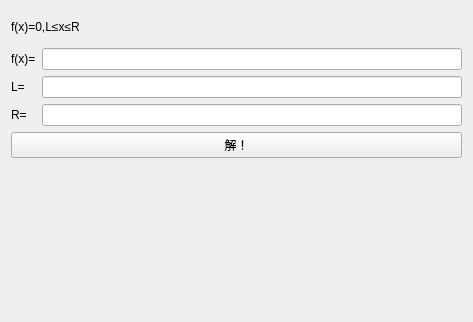
<?xml version="1.0" encoding="UTF-8"?>
<ui version="4.0">
 <class>ZeroPointOfMonotonicFunctionCalculatorWidgetClass</class>
 <widget class="QWidget" name="ZeroPointOfMonotonicFunctionCalculatorWidgetClass">
  <property name="geometry">
   <rect>
    <x>0</x>
    <y>0</y>
    <width>473</width>
    <height>322</height>
   </rect>
  </property>
  <property name="windowTitle">
   <string notr="true">单调函数零点</string>
  </property>
  <layout class="QGridLayout" name="gridLayout_4">
   <item row="0" column="0">
    <layout class="QGridLayout" name="gridLayout_3">
     <item row="0" column="0">
      <layout class="QGridLayout" name="gridLayout_2">
       <item row="0" column="0">
        <widget class="QLabel" name="label">
         <property name="text">
          <string notr="true">f(x)=0,L≤x≤R</string>
         </property>
        </widget>
       </item>
       <item row="1" column="0">
        <layout class="QGridLayout" name="gridLayout">
         <item row="0" column="0">
          <widget class="QLabel" name="label_2">
           <property name="text">
            <string notr="true">f(x)=</string>
           </property>
          </widget>
         </item>
         <item row="0" column="1">
          <widget class="QLineEdit" name="lineEditFX">
           <property name="text">
            <string notr="true"/>
           </property>
          </widget>
         </item>
         <item row="1" column="0">
          <widget class="QLabel" name="label_3">
           <property name="text">
            <string notr="true">L=</string>
           </property>
          </widget>
         </item>
         <item row="1" column="1">
          <widget class="QLineEdit" name="lineEditL">
           <property name="text">
            <string notr="true"/>
           </property>
          </widget>
         </item>
         <item row="2" column="0">
          <widget class="QLabel" name="label_4">
           <property name="text">
            <string notr="true">R=</string>
           </property>
          </widget>
         </item>
         <item row="2" column="1">
          <widget class="QLineEdit" name="lineEditR">
           <property name="text">
            <string notr="true"/>
           </property>
          </widget>
         </item>
        </layout>
       </item>
      </layout>
     </item>
     <item row="1" column="0">
      <widget class="QPushButton" name="pushButton">
       <property name="text">
        <string notr="true">解！</string>
       </property>
      </widget>
     </item>
    </layout>
   </item>
   <item row="1" column="0">
    <widget class="KatexViewer" name="widget" native="true"/>
   </item>
  </layout>
 </widget>
 <layoutdefault spacing="6" margin="11"/>
 <customwidgets>
  <customwidget>
   <class>KatexViewer</class>
   <extends>QWidget</extends>
   <header>widgets/katexviewer.h</header>
   <container>1</container>
  </customwidget>
 </customwidgets>
 <resources/>
 <connections/>
</ui>
